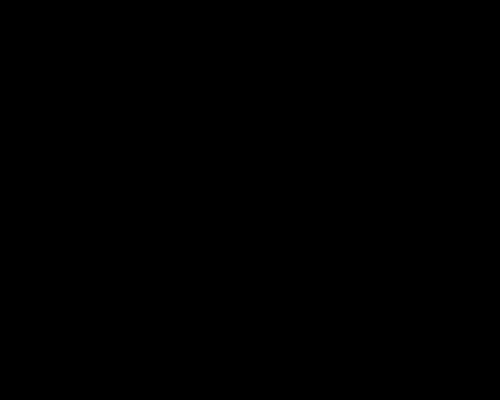
Frame 1 (no input)
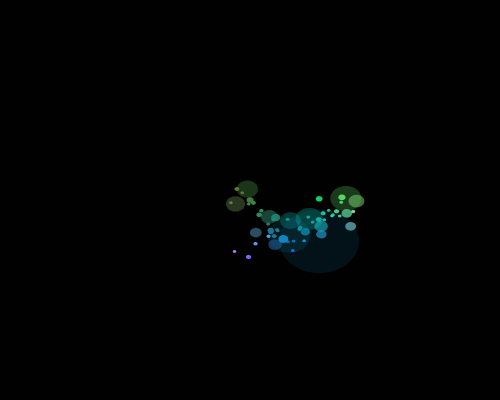
Frame 60 (the mouse pressed at the canvas centre just before this capture)
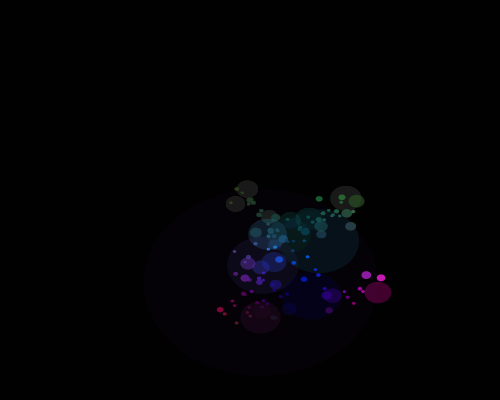
Frame 120 (the mouse held since frame 60 and released just before this capture)

The Processing sketch that drew these frames (run headless with seeded random() and noise(); from frame 60 on, the mouse is pressed at the canvas centre):

// Processing sketch: processing_25464
// ── processing_25464.pde

float xPos;
float xSpeed;
int xDir;
float yPos;
float ySpeed;
int yDir;
int bgFill;
float objFill1;
float objFill2;
float objFill3;
float objAlpha;
float radius;

void setup(){
  size(500,400);
  smooth();
  frameRate(60);
  xPos = width/2;
  xSpeed = 0;
  xDir = 1;
  yPos = height/2;
  ySpeed = 0;
  yDir = 1;
  bgFill = 0;
  objFill1 = 255;
  objFill2 = 255;
  objFill3 = 255;
  objAlpha = 1;
  radius = 1;
  smooth();
  noStroke();
  background(bgFill);
  fill(objFill1,objFill2,objFill3);
  ellipseMode(RADIUS);
}

void draw(){
  //fadeout as time passes
  fill(bgFill,objAlpha/100);
  rect(0,0,width,height);
  
  //radius determination
if(xSpeed*ySpeed>0){
  radius = 200/((xSpeed)*(ySpeed));
}
else if (xSpeed*ySpeed<0){
  radius = -200/((xSpeed)*(ySpeed));
}
else {
  radius = 0;
}
//alpha determination
if(xSpeed*ySpeed>1){
  objAlpha = 5*xSpeed*ySpeed;
}
else if (xSpeed*ySpeed<-1){
  objAlpha = -5*xSpeed*ySpeed;
}
else {
  objAlpha = 1;
}
//ellipse drawing parameters
  fill(objFill1,objFill2,objFill3,objAlpha);
  ellipse(xPos,yPos,radius*width/500,radius*height/500);
  xPos += xSpeed*xDir;
  xPos = constrain(xPos,0,width);
  yPos += ySpeed*yDir;
  yPos = constrain(yPos,0,height);
  if((xPos > width-radius)||(xPos<radius)){
    xDir = -xDir;

  }
  if((yPos > height-radius)||(yPos<radius)){
    yDir = -yDir;

  }


xSpeed = width/50000+15*cos(millis()/PI*1000);

ySpeed = height/50000+15*sin(millis()/PI*1000);

  objFill1 = 127+127*(cos(xPos*PI/100));
  objFill2 = 127+127*(cos(yPos*PI/100));
  objFill3 = 127+127*(sin(yPos*PI/100));

  println(objAlpha);
  println(radius);
  println(xSpeed);
  println(ySpeed);
}
